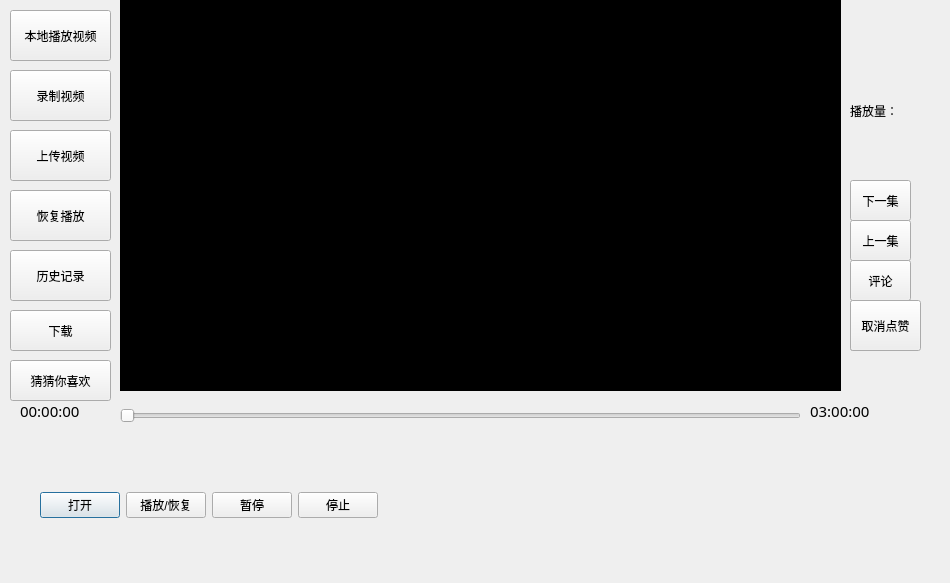
<?xml version="1.0" encoding="UTF-8"?>
<ui version="4.0">
 <class>Play_Dialog</class>
 <widget class="QDialog" name="Play_Dialog">
  <property name="geometry">
   <rect>
    <x>0</x>
    <y>0</y>
    <width>950</width>
    <height>583</height>
   </rect>
  </property>
  <property name="windowTitle">
   <string>Play_Dialog</string>
  </property>
  <widget class="QWidget" name="layoutWidget">
   <property name="geometry">
    <rect>
     <x>40</x>
     <y>470</y>
     <width>751</width>
     <height>71</height>
    </rect>
   </property>
   <layout class="QHBoxLayout" name="horizontalLayout_2">
    <item>
     <widget class="QPushButton" name="pl_button">
      <property name="text">
       <string>打开</string>
      </property>
     </widget>
    </item>
    <item>
     <widget class="QPushButton" name="pb_resume">
      <property name="text">
       <string>播放/恢复</string>
      </property>
     </widget>
    </item>
    <item>
     <widget class="QPushButton" name="pb_pause">
      <property name="text">
       <string>暂停</string>
      </property>
     </widget>
    </item>
    <item>
     <widget class="QPushButton" name="pb_stop">
      <property name="text">
       <string>停止</string>
      </property>
     </widget>
    </item>
    <item>
     <spacer name="horizontalSpacer">
      <property name="orientation">
       <enum>Qt::Horizontal</enum>
      </property>
      <property name="sizeHint" stdset="0">
       <size>
        <width>40</width>
        <height>20</height>
       </size>
      </property>
     </spacer>
    </item>
   </layout>
  </widget>
  <widget class="QWidget" name="wd_menu" native="true">
   <property name="geometry">
    <rect>
     <x>0</x>
     <y>0</y>
     <width>941</width>
     <height>461</height>
    </rect>
   </property>
   <widget class="QPushButton" name="pb_history">
    <property name="geometry">
     <rect>
      <x>10</x>
      <y>250</y>
      <width>101</width>
      <height>51</height>
     </rect>
    </property>
    <property name="text">
     <string>历史记录</string>
    </property>
   </widget>
   <widget class="QPushButton" name="pb_upload">
    <property name="geometry">
     <rect>
      <x>10</x>
      <y>130</y>
      <width>101</width>
      <height>51</height>
     </rect>
    </property>
    <property name="text">
     <string>上传视频</string>
    </property>
   </widget>
   <widget class="QPushButton" name="pb_play">
    <property name="geometry">
     <rect>
      <x>10</x>
      <y>190</y>
      <width>101</width>
      <height>51</height>
     </rect>
    </property>
    <property name="text">
     <string>恢复播放</string>
    </property>
   </widget>
   <widget class="QPushButton" name="pb_recorder">
    <property name="geometry">
     <rect>
      <x>10</x>
      <y>70</y>
      <width>101</width>
      <height>51</height>
     </rect>
    </property>
    <property name="text">
     <string>录制视频</string>
    </property>
   </widget>
   <widget class="QPushButton" name="pb_url">
    <property name="geometry">
     <rect>
      <x>10</x>
      <y>10</y>
      <width>101</width>
      <height>51</height>
     </rect>
    </property>
    <property name="text">
     <string>本地播放视频</string>
    </property>
   </widget>
   <widget class="QPushButton" name="pb_download">
    <property name="geometry">
     <rect>
      <x>10</x>
      <y>310</y>
      <width>101</width>
      <height>41</height>
     </rect>
    </property>
    <property name="text">
     <string>下载</string>
    </property>
   </widget>
   <widget class="QPushButton" name="pb_comment">
    <property name="enabled">
     <bool>true</bool>
    </property>
    <property name="geometry">
     <rect>
      <x>850</x>
      <y>260</y>
      <width>61</width>
      <height>41</height>
     </rect>
    </property>
    <property name="text">
     <string>评论</string>
    </property>
   </widget>
   <widget class="QWidget" name="wd_content" native="true">
    <property name="geometry">
     <rect>
      <x>120</x>
      <y>0</y>
      <width>721</width>
      <height>391</height>
     </rect>
    </property>
    <property name="styleSheet">
     <string notr="true">background-color: rgb(0, 0, 0);</string>
    </property>
    <layout class="QHBoxLayout" name="horizontalLayout">
     <item>
      <widget class="QLabel" name="play_lable">
       <property name="minimumSize">
        <size>
         <width>300</width>
         <height>300</height>
        </size>
       </property>
       <property name="text">
        <string/>
       </property>
      </widget>
     </item>
    </layout>
   </widget>
   <widget class="QPushButton" name="pb_next">
    <property name="geometry">
     <rect>
      <x>850</x>
      <y>180</y>
      <width>61</width>
      <height>41</height>
     </rect>
    </property>
    <property name="text">
     <string>下一集</string>
    </property>
   </widget>
   <widget class="QPushButton" name="pb_pre">
    <property name="geometry">
     <rect>
      <x>850</x>
      <y>220</y>
      <width>61</width>
      <height>41</height>
     </rect>
    </property>
    <property name="text">
     <string>上一集</string>
    </property>
   </widget>
   <widget class="QLabel" name="end_time">
    <property name="geometry">
     <rect>
      <x>810</x>
      <y>400</y>
      <width>81</width>
      <height>21</height>
     </rect>
    </property>
    <property name="font">
     <font>
      <family>微软雅黑 Light</family>
      <pointsize>11</pointsize>
     </font>
    </property>
    <property name="text">
     <string>03:00:00</string>
    </property>
   </widget>
   <widget class="QSlider" name="time_slider">
    <property name="geometry">
     <rect>
      <x>120</x>
      <y>400</y>
      <width>681</width>
      <height>31</height>
     </rect>
    </property>
    <property name="orientation">
     <enum>Qt::Horizontal</enum>
    </property>
   </widget>
   <widget class="QLabel" name="cur_time">
    <property name="geometry">
     <rect>
      <x>20</x>
      <y>400</y>
      <width>81</width>
      <height>21</height>
     </rect>
    </property>
    <property name="font">
     <font>
      <family>微软雅黑 Light</family>
      <pointsize>11</pointsize>
     </font>
    </property>
    <property name="text">
     <string>00:00:00</string>
    </property>
   </widget>
   <widget class="QPushButton" name="pb_like">
    <property name="geometry">
     <rect>
      <x>850</x>
      <y>300</y>
      <width>61</width>
      <height>51</height>
     </rect>
    </property>
    <property name="text">
     <string>点赞</string>
    </property>
   </widget>
   <widget class="QLabel" name="lb_like">
    <property name="geometry">
     <rect>
      <x>850</x>
      <y>340</y>
      <width>51</width>
      <height>31</height>
     </rect>
    </property>
    <property name="text">
     <string/>
    </property>
   </widget>
   <widget class="QPushButton" name="pb_recommend">
    <property name="geometry">
     <rect>
      <x>10</x>
      <y>360</y>
      <width>101</width>
      <height>41</height>
     </rect>
    </property>
    <property name="text">
     <string>猜猜你喜欢</string>
    </property>
   </widget>
   <widget class="QLabel" name="lb_play">
    <property name="geometry">
     <rect>
      <x>850</x>
      <y>90</y>
      <width>51</width>
      <height>41</height>
     </rect>
    </property>
    <property name="text">
     <string>播放量：</string>
    </property>
   </widget>
   <widget class="QLabel" name="lb_showplay">
    <property name="geometry">
     <rect>
      <x>850</x>
      <y>130</y>
      <width>51</width>
      <height>41</height>
     </rect>
    </property>
    <property name="text">
     <string/>
    </property>
   </widget>
   <widget class="QPushButton" name="pb_cllike">
    <property name="geometry">
     <rect>
      <x>850</x>
      <y>300</y>
      <width>71</width>
      <height>51</height>
     </rect>
    </property>
    <property name="text">
     <string>取消点赞</string>
    </property>
   </widget>
   <widget class="QPushButton" name="pb_icon">
    <property name="geometry">
     <rect>
      <x>860</x>
      <y>10</y>
      <width>60</width>
      <height>60</height>
     </rect>
    </property>
    <property name="text">
     <string/>
    </property>
    <property name="iconSize">
     <size>
      <width>30</width>
      <height>30</height>
     </size>
    </property>
    <property name="autoDefault">
     <bool>false</bool>
    </property>
    <property name="default">
     <bool>false</bool>
    </property>
    <property name="flat">
     <bool>true</bool>
    </property>
   </widget>
  </widget>
 </widget>
 <resources/>
 <connections/>
</ui>
